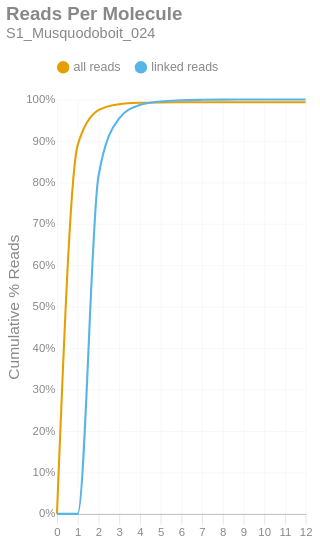

This figure's notebook cell:
### Markdown cell above
### Reads per Molecule
This chart shows the cumulative distribution of the number of reads per linked molecule. That is, how many alignments are associated with a unique molecule. This excludes the number of reads associated with invalid or absent linked-read barcodes. The `linked` histogram is the percentages recalculated when disregarding singletons.

### Code cell
if SKIPLR:
    print_html(f"Skipped")
else:
    counts = np.bincount(valids['reads'].cast(pl.Int64).to_numpy())
    weighted = counts * np.arange(len(counts))
    all_perc = weighted / n_reads
    linked_perc = weighted / n_linked_reads
    linked_perc[1] = 0
    binned_df = pl.DataFrame({
        'readsper': list(range(len(counts))),
        'all reads (cumsum)': np.cumsum(all_perc).tolist(),
        'linked reads (cumsum)': np.cumsum(linked_perc).tolist(),
    })

    with SafeRender(binned_df):
        (
            density_plot(binned_df, 'Reads Per Molecule', samplename, 'readspmol')
            .encode(
                x=alt.X('readsper:O', title=None).axis(labelAngle=0).scale(padding=0),
                y=alt.Y('value:Q', title='Cumulative % Reads').axis(format='%').stack(False),
                color=alt.Color("key:N").scale(domain=["all reads", "linked reads"]),
                tooltip=[
                    alt.Tooltip("key:N", title="Data Type"),
                    alt.Tooltip("readsper:O", title="Reads Per Molecule"),
                    alt.Tooltip("value:Q", format=".2%", title="% Reads (Cum.)")
                ]            
            )
        ).display()

### Figure 1 — Vega-Lite specification as saved in the notebook (floating-point values rounded to 4 significant figures)
{"width": "container", "height": 400, "config": {"title": {"anchor": "start", "dy": -15, "fontSize": 18, "color": "#888888", "subtitleColor": "#888888", "subtitleFontSize": 14}, "arc": {"fill": "#0072B2"}, "axis": {"domainColor": "#888888", "domainWidth": 0.5, "gridWidth": 0.2, "grid": false, "titleFontWeight": 400, "titleFontSize": 15, "labelFontSize": 11, "labelColor": "#888888", "tickColor": "#888888", "tickWidth": 0.2, "titleColor": "#888888"}, "axisBand": {"grid": false}, "axisX": {"grid": true, "tickSize": 10, "domainCap": "round"}, "axisY": {"domain": false, "grid": true, "tickSize": 0, "domainCap": "round"}, "background": "transparent", "header": {"labelFontSize": 15, "labelColor": "#888888", "titleFontSize": 15, "titleFontWeight": 600, "titleColor": "#888888"}, "legend": {"labelFont": "sans-serif", "labelFontSize": 12, "labelColor": "#888888", "symbolSize": 100, "symbolType": "circle", "titleFontSize": 12, "titlePadding": 10, "titleColor": "#888888", "title": null, "orient": "top"}, "range": {"category": ["#E69F00", "#56B4E9", "#009E73", "#F0E442", "#0072B2", "#D55E00", "#CC79A7", "#000000"], "diverging": ["#cfe8f3", "#a2d4ec", "#73bfe2", "#46abdb", "#1696d2", "#12719e"]}, "area": {"fill": "#0072B2", "fillOpacity": 0.7, "line": true, "strokeOpacity": 0.7}, "line": {"color": "#0072B2", "stroke": "#0072B2", "strokeWidth": 2}, "trail": {"color": "#0072B2", "stroke": "#0072B2", "strokeWidth": 0, "size": 1}, "point": {"filled": true, "fillOpacity": 1.0, "size": 95}, "text": {"color": "#888888", "fontSize": 11, "align": "right", "fontWeight": 400, "size": 11}, "bar": {"fill": "#0072B2", "stroke": null}, "view": {"stroke": null, "continuousWidth": 660, "continuousHeight": 400}}, "data": {"name": "data-bb359d83780779246b05ece88a551172"}, "mark": {"type": "line", "interpolate": "monotone", "point": {"opacity": 0, "size": 275}}, "encoding": {"color": {"field": "key", "scale": {"domain": ["all reads", "linked reads"]}, "type": "nominal"}, "tooltip": [{"field": "key", "title": "Data Type", "type": "nominal"}, {"field": "readsper", "title": "Reads Per Molecule", "type": "ordinal"}, {"field": "value", "format": ".2%", "title": "% Reads (Cum.)", "type": "quantitative"}], "x": {"axis": {"labelAngle": 0}, "field": "readsper", "scale": {"padding": 0}, "title": null, "type": "ordinal"}, "y": {"axis": {"format": "%"}, "field": "value", "stack": false, "title": "Cumulative % Reads", "type": "quantitative"}}, "params": [{"name": "param_c36ac31b6afebe62", "select": {"type": "point", "fields": ["key"]}, "bind": "legend"}], "title": {"text": "Reads Per Molecule", "subtitle": "S1_Musquodoboit_024"}, "transform": [{"fold": ["all reads (cumsum)", "linked reads (cumsum)"]}, {"calculate": "replace(datum.key, ' (cumsum)', '')", "as": "key"}, {"filter": {"param": "param_c36ac31b6afebe62"}}], "usermeta": {"embedOptions": {"downloadFileName": "S1_Musquodoboit_024.readspmol"}}, "$schema": "https://vega.github.io/schema/vega-lite/v6.1.0.json", "datasets": {"data-bb359d83780779246b05ece88a551172": [{"readsper": 0, "all reads (cumsum)": 0.0, "linked reads (cumsum)": 0.0}, {"readsper": 1, "all reads (cumsum)": 0.8898, "linked reads (cumsum)": 0.0}, {"readsper": 2, "all reads (cumsum)": 0.9741, "linked reads (cumsum)": 0.8141}, {"readsper": 3, "all reads (cumsum)": 0.9886, "linked reads (cumsum)": 0.9545}, {"readsper": 4, "all reads (cumsum)": 0.9919, "linked reads (cumsum)": 0.9866}, {"readsper": 5, "all reads (cumsum)": 0.9928, "linked reads (cumsum)": 0.9952}, {"readsper": 6, "all reads (cumsum)": 0.9931, "linked reads (cumsum)": 0.998}, {"readsper": 7, "all reads (cumsum)": 0.9932, "linked reads (cumsum)": 0.9991}, {"readsper": 8, "all reads (cumsum)": 0.9933, "linked reads (cumsum)": 0.9997}, {"readsper": 9, "all reads (cumsum)": 0.9933, "linked reads (cumsum)": 0.9999}, {"readsper": 10, "all reads (cumsum)": 0.9933, "linked reads (cumsum)": 0.9999}, {"readsper": 11, "all reads (cumsum)": 0.9933, "linked reads (cumsum)": 0.9999}, {"readsper": 12, "all reads (cumsum)": 0.9933, "linked reads (cumsum)": 1.0}]}}
